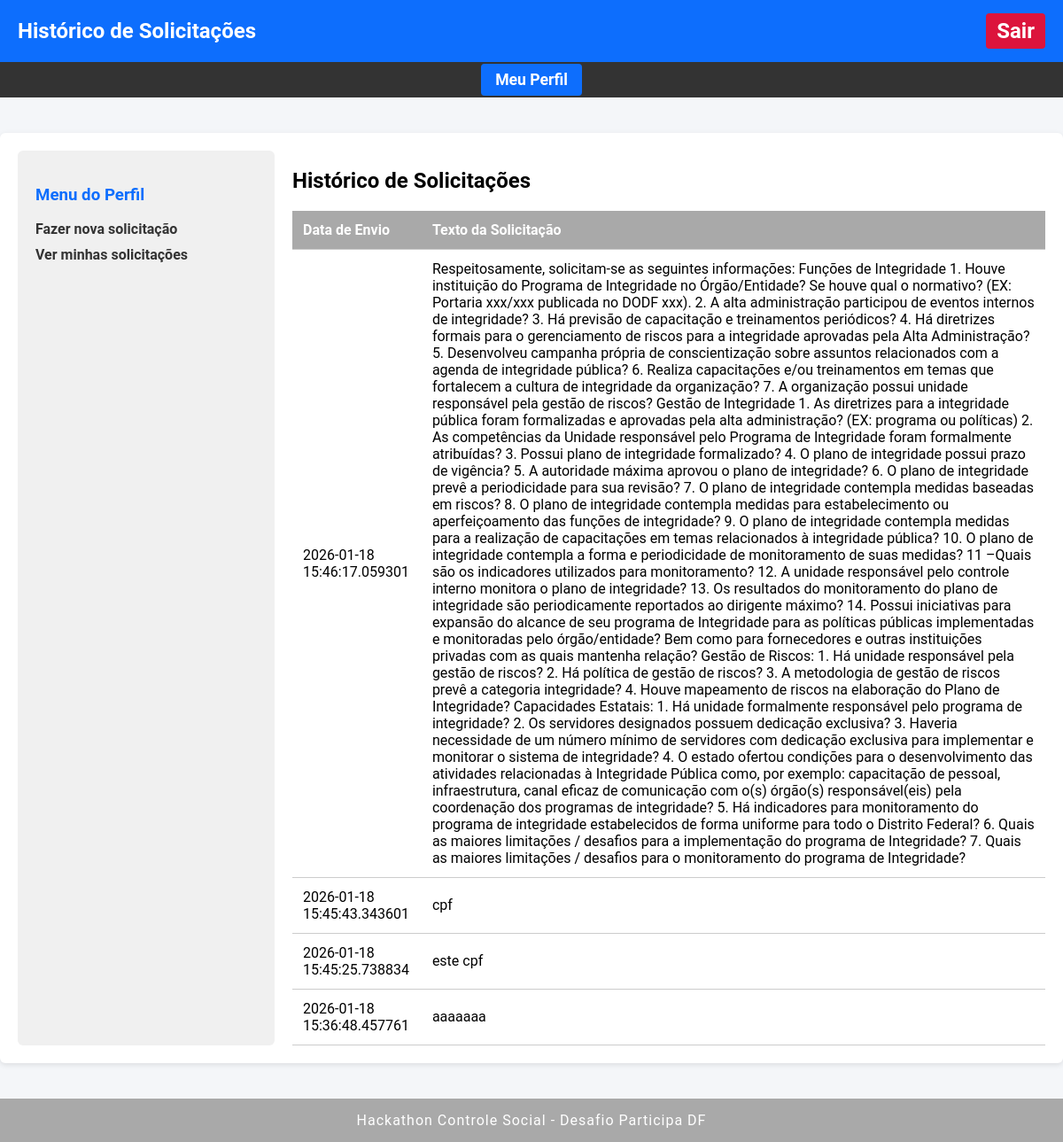
Page /ver_solicitacoes (signed in) on the committed database.
### tables this page shows
CREATE TABLE solicitacoes
    (
        id
        INTEGER
        PRIMARY
        KEY
        AUTOINCREMENT,
        usuario_id
        INTEGER
        NOT
        NULL,
        texto
        TEXT
        NOT
        NULL,
        data_envio
        TIMESTAMP
        DEFAULT
        CURRENT_TIMESTAMP,
        FOREIGN
        KEY
                       (
        usuario_id
                       ) REFERENCES usuarios
                       (
                           id
                       ) );

### src/paginas/real/solicitacao.py (the view)
@solicitacao_bp.route("/ver_solicitacoes")
def ver_solicitacoes():
    if "usuario_id" not in session:
        flash("Você precisa estar logado para ver suas solicitações.")
        return redirect(url_for("auth.login"))
    usuario_id = session["usuario_id"]
    conn = sqlite3.connect(obter_caminho_banco())
    cursor = conn.cursor()
    cursor.execute("""
        SELECT texto, data_envio
        FROM solicitacoes
        WHERE usuario_id = ?
        ORDER BY data_envio DESC
    """, (usuario_id,))
    solicitacoes = cursor.fetchall()
    conn.close()
    return render_template("real/pagina_ver_solicitacoes.html", solicitacoes=solicitacoes)

### src/utils/banco.py (called while the page is built)
def obter_caminho_banco():
    raiz = os.path.dirname(os.path.dirname(__file__))
    caminho = os.path.join(raiz, "../dados", "banco.db")
    return caminho

### templates/real/pagina_ver_solicitacoes.html (shortened to what this page needs)
<!DOCTYPE html>
<html lang="pt-br">
<head>
    <link rel="stylesheet" href="https://unpkg.com/purecss@2.1.0/build/pure-min.css">
</head>
<body>
<header>
    <span>Histórico de Solicitações</span>
    <a href="{{ url_for('auth.logout') }}" style="background:#DC143C; color:#fff; padding:6px 12px; border-radius:4px; text-decoration:none;">Sair</a>
</header>
<nav class="menu">
    <a href="{{ url_for('perfil.pagina_meu_perfil') }}">Meu Perfil</a>
</nav>
<div class="container">
    <aside>
        <h3>Menu do Perfil</h3>
        <ul>
            <li><a href="{{ url_for('solicitacao.pagina_enviar_solicitacao') }}">Fazer nova solicitação</a></li>
            <li><a href="{{ url_for('solicitacao.ver_solicitacoes') }}">Ver minhas solicitações</a></li>
        </ul>
    </aside>
    <div class="perfil-info">
        <h2>Histórico de Solicitações</h2>
        <table>
            <thead>
                <tr>
                    <th>Data de Envio</th>
                    <th>Texto da Solicitação</th>
                </tr>
            </thead>
            <tbody>
                {% for texto, data in solicitacoes %}
                <tr>
                    <td>{{ data }}</td>
                    <td>{{ texto }}</td>
                </tr>
                {% endfor %}
            </tbody>
        </table>
    </div>
</div>
<footer>
    Hackathon Controle Social - Desafio Participa DF
</footer>
</body>
</html>

### templates/real/pagina_ver_solicitacoes.html (style rules this page uses)
body { background-color: #f4f6f9; font-family: 'Roboto', Arial, sans-serif; margin: 0; }
header { background: #0d6efd; color: #fff; padding: 15px 20px; font-size: 1.5em; font-weight: bold; display: flex; justify-content: space-between; align-items: center; }
nav.menu { background: #333; padding: 10px; text-align: center; }
nav.menu a { color: #fff; text-decoration: none; margin: 0 20px; font-weight: bold; font-size: 1.1em; padding: 8px 16px; background: #0d6efd; border-radius: 4px; }
.container { flex: 1; max-width: 1200px; margin: 40px auto; padding: 20px; background: #fff; border-radius: 6px; box-shadow: 0 2px 6px rgba(0,0,0,.1); display: flex; }
aside { width: 250px; background: #f0f0f0; padding: 20px; border-radius: 6px; margin-right: 20px; }
aside h3 { color: #0d6efd; }
aside ul { list-style: none; padding: 0; }
aside li { margin-bottom: 10px; }
aside a { text-decoration: none; font-weight: bold; color: #333; }
.perfil-info { flex: 1; }
table { width: 100%; border-collapse: collapse; margin-top: 20px; }
th, td { padding: 12px; border-bottom: 1px solid #ccc; text-align: left; }
th { background: #A9A9A9; color: #fff; }
footer { background: #A9A9A9; color: #fff; text-align: center; padding: 15px 0; font-size: 1em; letter-spacing: 1px; }

### rows in the picture
solicitacoes: data_envio "2026-01-18 15:46:17.059301", texto "Respeitosamente, solicitam-se as seguintes informações: Funções de Integridade 1. Houve instituição do Programa de Integridade no Órgão/Entidade? Se houve qual o normativo? (EX: Portaria xxx/xxx publicada no DODF xxx). 2. A alta administração participou de eventos internos de integridade? 3. Há previsão de capacitação e treinamentos periódicos? 4. Há diretrizes formais para o gerenciamento de riscos para a integridade aprovadas pela Alta Administração? 5. Desenvolveu campanha própria de conscientização sobre assuntos relacionados com a agenda de integridade pública? 6. Realiza capacitações e/ou treinamentos em temas que fortalecem a cultura de integridade da organização? 7. A organização…"
solicitacoes: data_envio "2026-01-18 15:45:43.343601", texto "cpf"
solicitacoes: data_envio "2026-01-18 15:45:25.738834", texto "este cpf"
solicitacoes: data_envio "2026-01-18 15:36:48.457761", texto "aaaaaaa"
